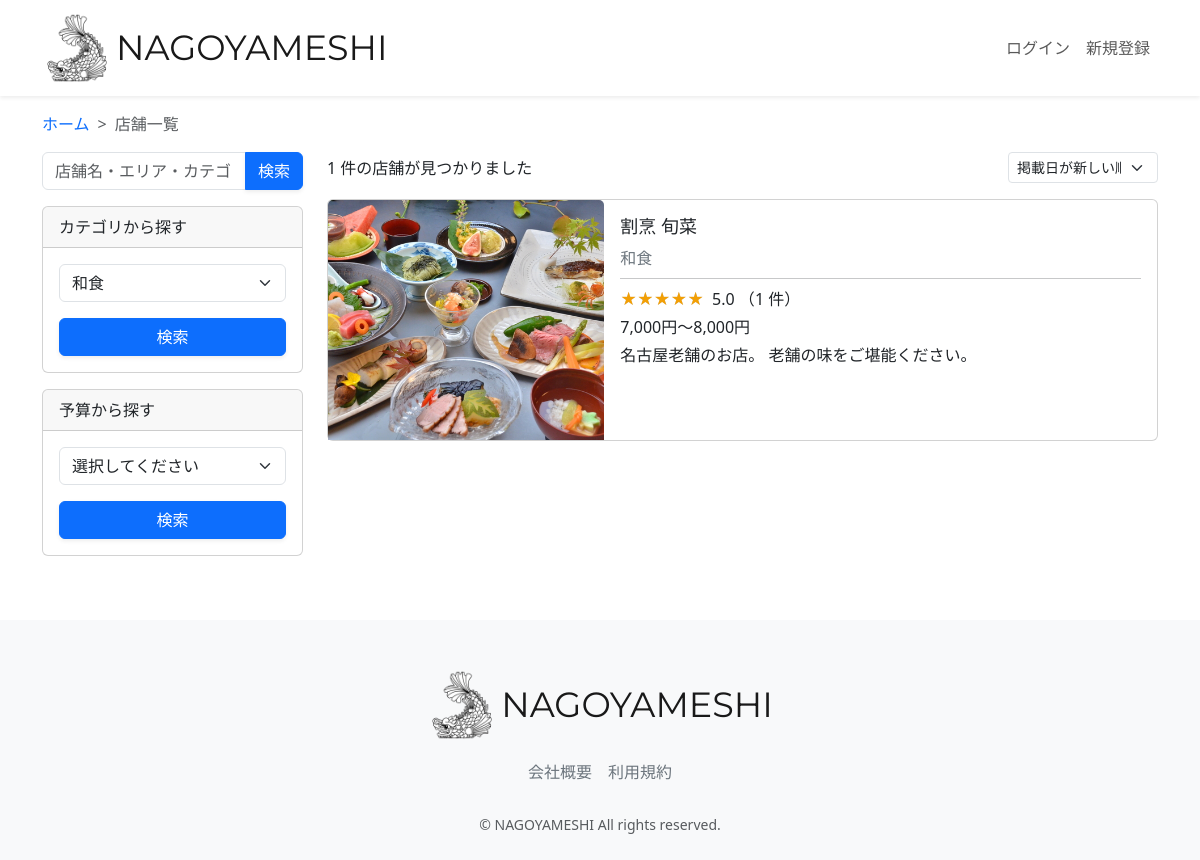
/restaurant-list/?category=和食&button_type=category, run on an earlier commit of the app's database.
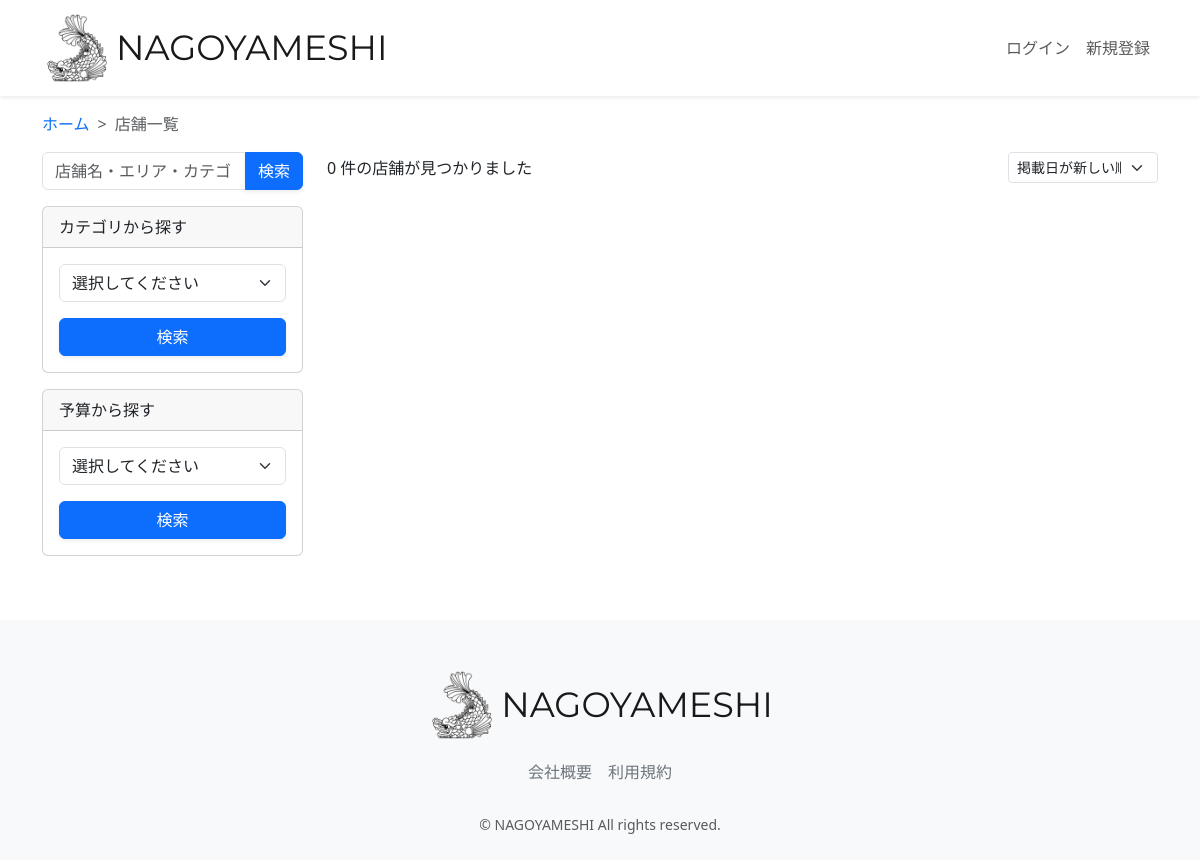
And on a later commit of the database.
### restaurant/models.py (models this page shows, shortened)
class Restaurant(models.Model):
    name = models.CharField(verbose_name="店舗名", max_length=64)
    description = models.CharField(verbose_name="説明", max_length=128)
    price = models.CharField(verbose_name="価格帯", max_length=32)
    zip_code = models.CharField(verbose_name="郵便番号", max_length=32)
    address = models.CharField(verbose_name="住所", max_length=128)
    business_time = models.CharField(verbose_name="営業時間", max_length=64)
    close_day_of_week = models.CharField(verbose_name="定休日", max_length=32)
    seats_number = models.CharField(verbose_name="座席数", max_length=32)
    category = models.ForeignKey(
        Category, verbose_name="カテゴリー", on_delete=models.PROTECT
    )
    rate = models.FloatField(verbose_name="レート", default=0.0)
    review_num = models.IntegerField(verbose_name="レビュー数", default=0)
    reservation_num = models.IntegerField(verbose_name="予約数", default=0)
    photo = models.ImageField(verbose_name="写真", blank=True, null=True)
    created_at = models.DateTimeField(verbose_name="作成日時", auto_now_add=True)
    updated_at = models.DateTimeField(verbose_name="更新日時", auto_now=True)
    class Meta:
        verbose_name = '店舗一覧'
        verbose_name_plural = "店舗一覧"

class Category(models.Model):
    name = models.CharField(verbose_name="カテゴリー名", max_length=64)
    photo = models.ImageField(verbose_name="写真", blank=True, null=True)
    class Meta:
        verbose_name = 'カテゴリー一覧'
        verbose_name_plural = "テゴリー一覧"
    def __str__(self):
        return self.name

### restaurant/views.py (the view, shortened to what this page needs)
class RestaurantListView(generic.ListView):
    template_name = "restaurant_list.html"
    model = models.Restaurant
    def get_context_data(self, **kwargs):
        context = super(RestaurantListView, self).get_context_data(**kwargs)
        keyword = self.request.GET.get("keyword")
        category = self.request.GET.get("category")
        price = self.request.GET.get("price")
        select_sort = self.request.GET.get("select_sort")
        button_type = self.request.GET.get("button_type")
        keyword = keyword if keyword is not None else ""
        category = category if category is not None else ""
        price = price if price is not None else "0"
        select_sort = select_sort if select_sort is not None else "-created_at"
        self.request.session["select_sort"] = select_sort
        if button_type == "keyword":
            self.request.session["keyword_session"] = keyword
            self.request.session["category_session"] = ""
            self.request.session["price_session"] = "0"
        if button_type == "category":
            self.request.session["category_session"] = category
            self.request.session["keyword_session"] = ""
            self.request.session["price_session"] = "0"
        if button_type == "price":
            self.request.session["price_session"] = price
            self.request.session["keyword_session"] = ""
            self.request.session["category_session"] = ""
        if button_type == "select_sort":
            self.request.session["select_sort"] = select_sort
        keyword_session = self.request.session.get("keyword_session")
        category_session = self.request.session.get("category_session")
        price_session = self.request.session.get("price_session")
        select_sort_session = self.request.session.get("select_sort")
        restaurant_list = models.Restaurant.objects.filter(
            Q(name__icontains=keyword_session)
            | Q(address__icontains=keyword_session)
            | Q(category__name__icontains=keyword_session)
        )
        restaurant_list = restaurant_list.filter(
            category__name__icontains=category_session
        )
        restaurant_list = restaurant_list.order_by(select_sort_session)
        category_list = models.Category.objects.all()
        average_rate_list = []
        average_rate_star_list = []
        rate_num_list = []
        for restaurant in restaurant_list:
            average_rate = models.Review.objects.filter(
                restaurant=restaurant
            ).aggregate(Avg("rate"))
            average_rate = (
                average_rate["rate__avg"]
                if average_rate["rate__avg"] is not None
                else 0
            )
            average_rate_list.append(round(average_rate, 2))
            if average_rate % 1 == 0:
                average_rate = int(average_rate)
            else:
                average_rate = round(average_rate * 2) / 2
            average_rate_star_list.append(average_rate)
            rate_num = models.Review.objects.filter(restaurant=restaurant).count()
            rate_num_list.append(rate_num)
        context.update(
            {
                "category_list": category_list,
                "keyword_session": keyword_session,
                "category_session": category_session,
                "price_session": price_session,
                "select_sort_session": select_sort_session,
                "restaurant_list": zip(
                    restaurant_list,
                    average_rate_list,
                    average_rate_star_list,
                    rate_num_list,
                ),
                "restaurant_num": len(restaurant_list)
            }
        )
        return context

### restaurant/templates/restaurant/restaurant_list.html (shortened to what the changed rows need)
{% extends "layout/base.html" %}
{% load static %}
{% block content %}
<main>
  <div class="container nagoyameshi-container pb-5">
    <div class="row justify-content-center">
      <div class="col-xl-3 col-lg-4 col-md-12">
        <div class="card mb-3">
          <div class="card-body">
            <form method="GET" class="w-100">
              <div class="form-group mb-3">
                <select class="form-control form-select" name="category" required>
                  <option value="">選択してください</option>
                  {% for category in category_list %}
                  <option value="{{ category.name }}" {% if category_session == category.name %}selected{% endif %}>
                    {{ category.name }}
                  </option>
                  {% endfor %}
                </select>
              </div>
            </form>
          </div>
        </div>
      </div>
      <div class="col">
        <div class="d-flex justify-content-between flex-wrap">
          <p class="fs-5 mb-3">
            <span class="fs-6">
              {{ restaurant_num }} 件の店舗が見つかりました
            </span>
          </p>
        </div>
        {% for restaurant,rate,rate_star,rate_num in restaurant_list %}
        <div class="mb-3">
          <a href="{% url 'restaurant_detail' restaurant.id %}" class="link-dark card-link">
            <div class="card h-100">
              <div class="row g-0">
                <div class="col-md-4">
                  {% if restaurant.photo %}
                  <img src="{{ restaurant.photo.url }}" class="card-img-top horizontal-card-image">
                  {% endif %}
                </div>
                <div class="col-md-8">
                  <div class="card-body">
                    <h3 class="card-title">{{ restaurant.name }}</h3>
                    <div class="col d-flex text-secondary">
                      <div>
                        {{ restaurant.category }}
                      </div>
                    </div>
                    <hr class="my-2">
                    <p class="mb-1">
                      <span class="star-rating me-1" data-rate="{{ rate_star }}"></span>
                      {{ rate }} （{{ rate_num }}
                      件）
                    </p>
                    <div class="mb-1">
                      <span>{{ restaurant.price }}</span>
                    </div>
                    <p class="card-text">{{ restaurant.description }}</p>
                  </div>
                </div>
              </div>
            </div>
          </a>
        </div>
        {% endfor %}
      </div>
    </div>
  </div>
</main>
{% endblock %}

What changed in the data, as far as the page shows it:
removed Restaurant: photo (picture), name "割烹 旬菜", category "和食", rate "5.0", category "1", price "7,000円～8,000円", description "名古屋老舗のお店。 老舗の味をご堪能ください。"
Also different on the page:
form field category: "和食" → "選択してください"
{{ restaurant_num }}: "1" → "0"
